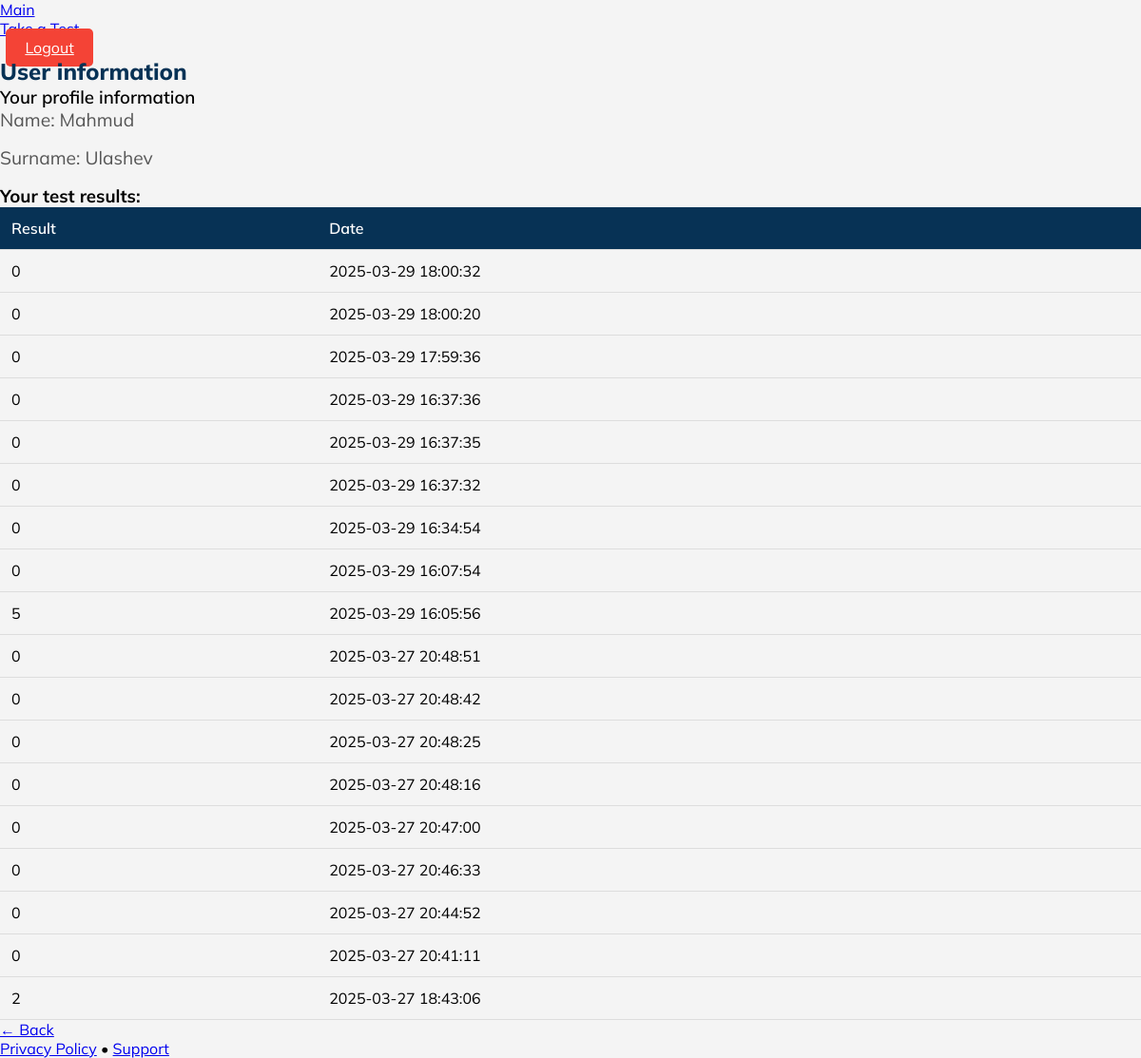
The app's page /profile (signed in), older data.
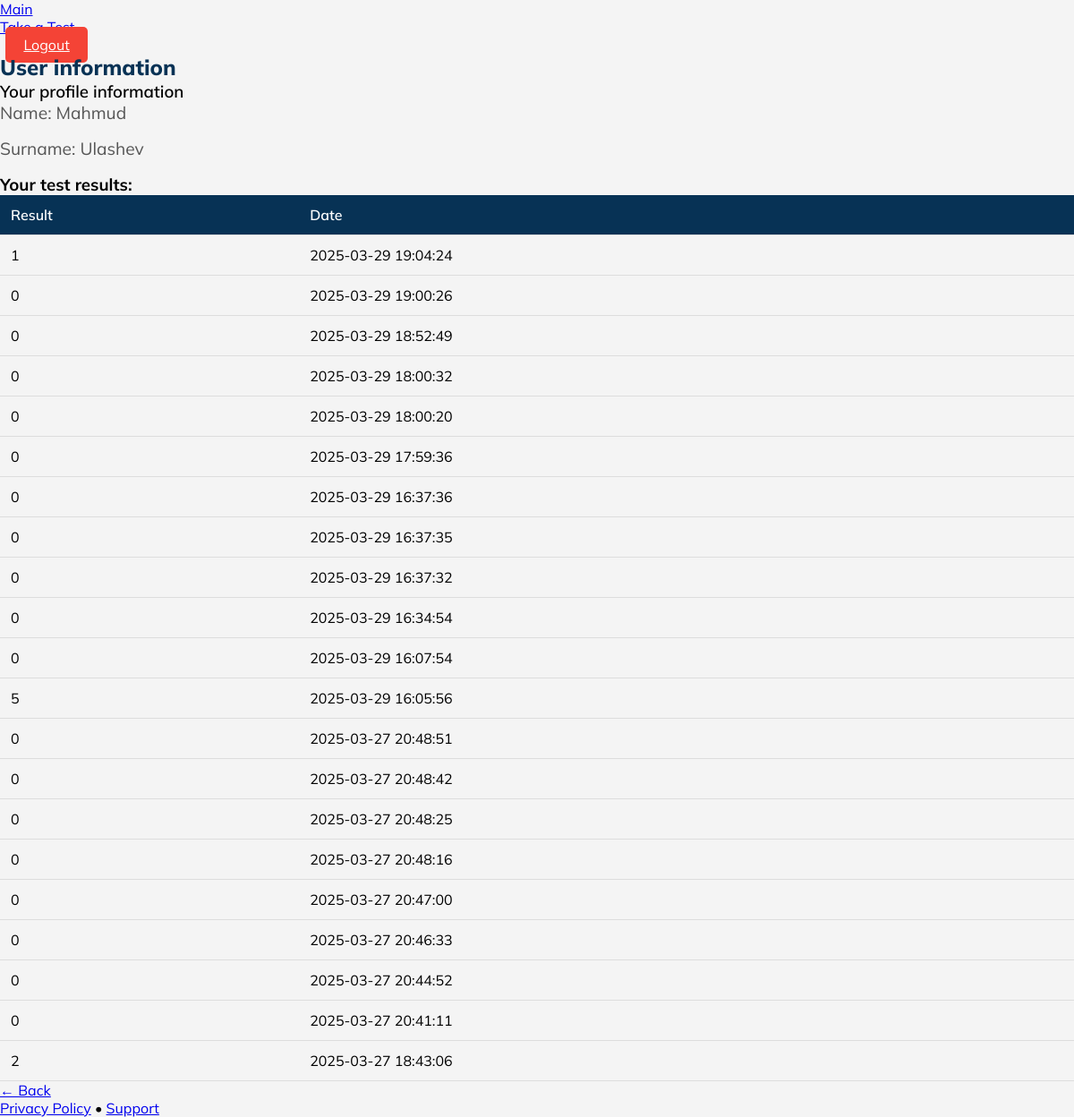
The same page, newer data.
### tables this page shows
CREATE TABLE results (
    id INTEGER PRIMARY KEY AUTOINCREMENT,
    user_id INTEGER NOT NULL,
    ball INTEGER NOT NULL,
    test_date TEXT NOT NULL,
    FOREIGN KEY (user_id) REFERENCES users(id)
);

### app.py (the view)
@app.route("/profile")
def profile():
    if "user_id" not in session:
        return redirect(url_for("login"))
    user_id = session["user_id"]
    conn = conn_databaza()
    cursor = conn.cursor()
    cursor.execute("SELECT * FROM results WHERE user_id = ? ORDER BY test_date DESC", (user_id,))
    results = cursor.fetchall()
    conn.close()
    return render_template("profile.html", results=results, first_name=session["first_name"], last_name=session["last_name"])

### app.py (called while the page is built)
def conn_databaza():
    conn = sqlite3.connect("users.db")
    conn.row_factory = sqlite3.Row
    return conn

### templates/profile.html (shortened to what this page needs)
<!DOCTYPE html>
<html lang="en">
<head>
    <link rel="stylesheet" href="https://cdn.jsdelivr.net/npm/@picocss/pico@1/css/pico.min.css">
    <link rel="stylesheet" href="/static/profile.css">
</head>
<body>
    <div class="header-wrapper">
        <nav class="container">
            <ul>
                <li><a href="/">Main</a></li>
            </ul>
            <ul>
                <li><a href="/test-cover">Take a Test</a></li>
                <li><a  class="logout" href="/logout">Logout</a></li>
            </ul>
        </nav>
    </div>
    <main class="container">
        <section>
            <hgroup>
                <h2>User information</h2>
                <h3>Your profile information</h3>
            </hgroup>
            <p>Name: {{ first_name }}</p>
            <p>Surname: {{ last_name }}</p>
            <h3>Your test results:</h3>
            <table>
                <thead>
                    <tr>
                        <th>Result</th>
                        <th>Date</th>
                    </tr>
                </thead>
                <tbody>
                    {% for result in results %}
                    <tr>
                        <td>{{ result["ball"] }}</td>
                        <td>{{ result["test_date"] }}</td>
                    </tr>
                    {% endfor %}
                </tbody>
            </table>
            <a href="/" role="button">← Back</a>
        </section>
    </main>
    <footer class="container">
        <a href="#">Privacy Policy</a> • <a href="#">Support</a>
    </footer>
</body>
</html>

Row changes from the older to the newer data that the page shows:
added results: ball "1", test_date "2025-03-29 19:04:24"
added results: ball "0", test_date "2025-03-29 19:00:26"
added results: ball "0", test_date "2025-03-29 18:52:49"
